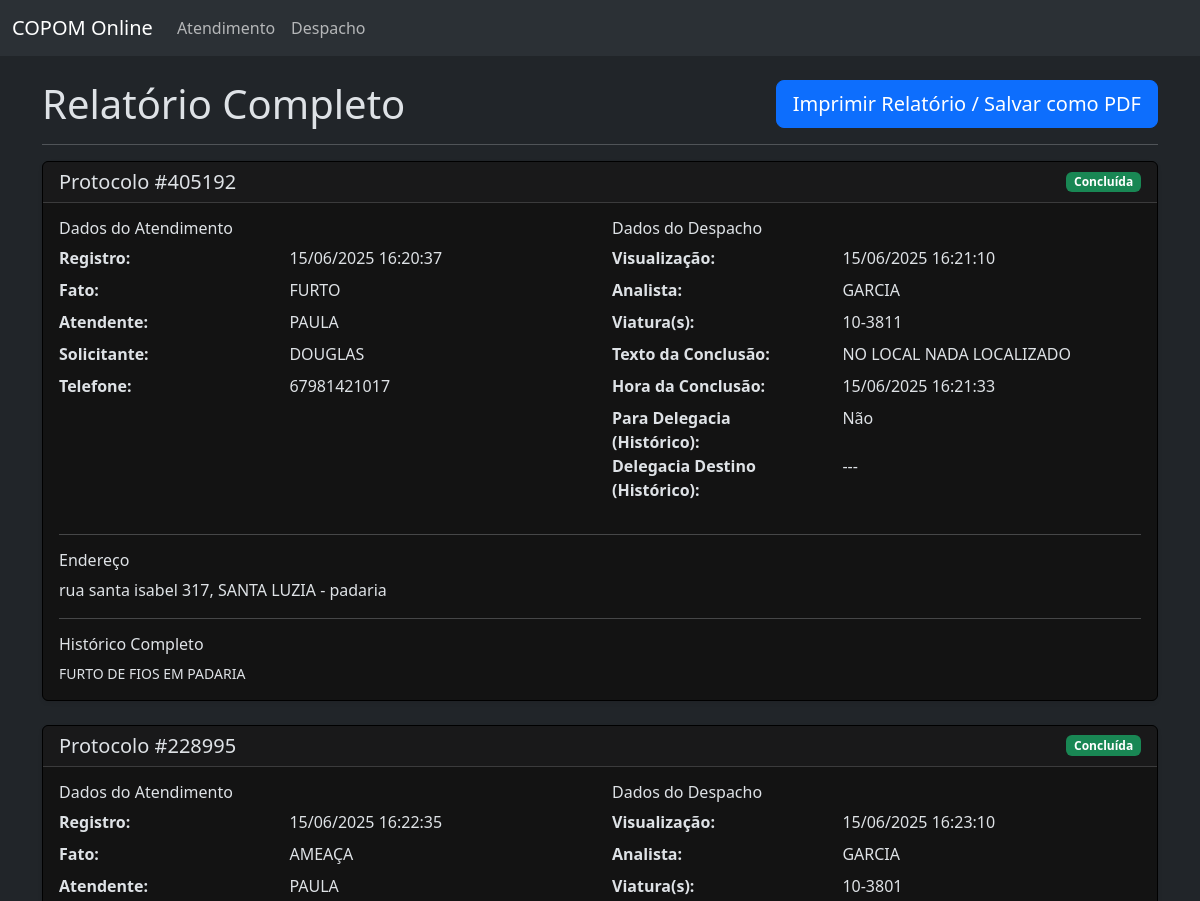
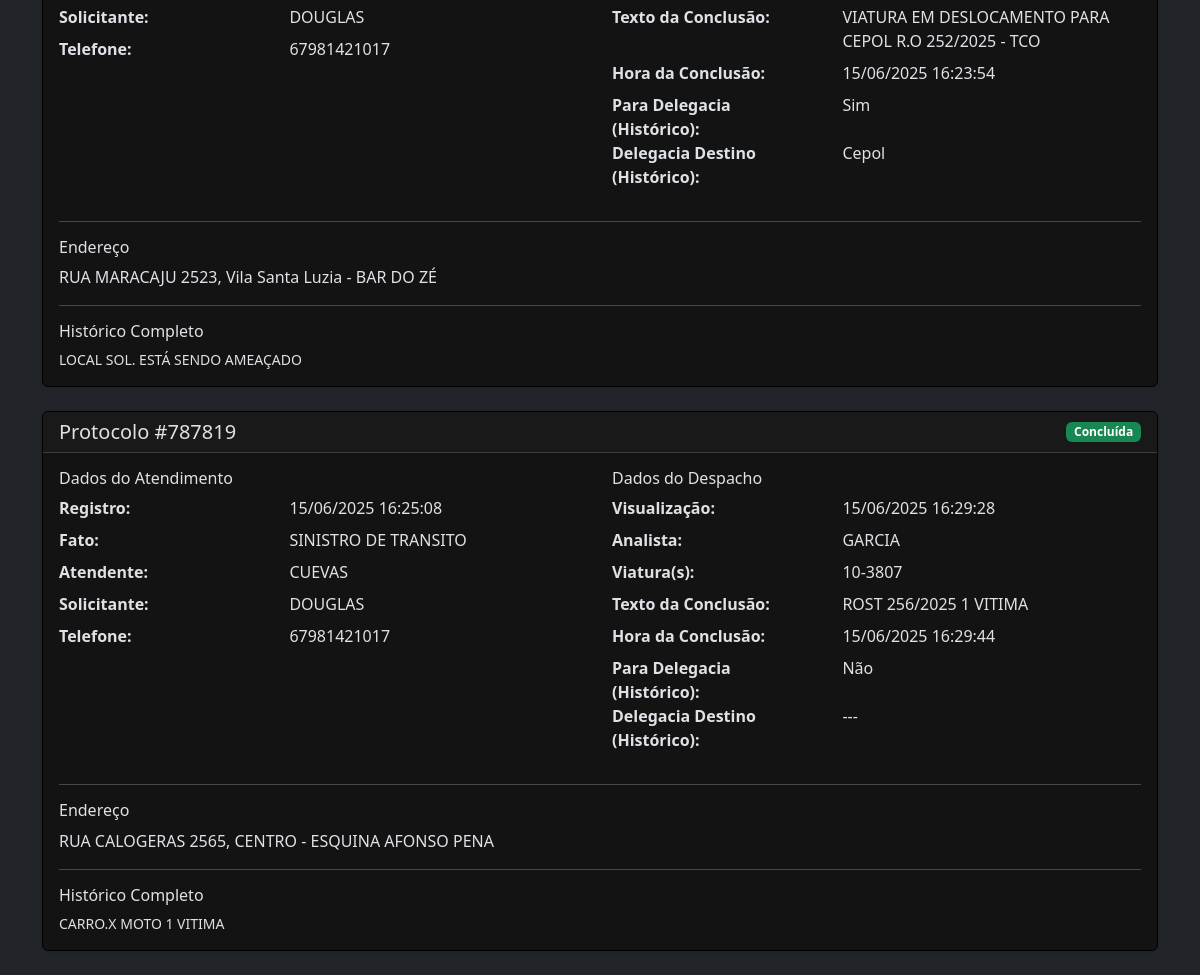
Page /relatorio/completo on the committed database (2 pictures, top to bottom).
### app/models.py (models this page shows)
class Ocorrencia(Base):
    __tablename__ = "ocorrencias"
    id = Column(Integer, primary_key=True, index=True)
    data_registro = Column(DateTime(timezone=True), server_default=func.now())
    protocolo = Column(String(10), unique=True, index=True, nullable=False)
    logradouro = Column(String(255), nullable=False)
    bairro = Column(String(100), nullable=True)
    referencia = Column(String(255), nullable=True)
    solicitante = Column(String(150), nullable=True)
    fato = Column(String(150), nullable=False)
    telefone = Column(String(20), nullable=False)
    atendente = Column(String(100), nullable=False)
    empenho_pm = Column(Boolean, default=False)
    empenho_bm = Column(Boolean, default=False)
    empenho_pc = Column(Boolean, default=False)
    viatura = Column(String(100), nullable=True)
    hora_visualizacao = Column(DateTime(timezone=True), nullable=True)
    analista_empenho = Column(String(100), nullable=True)
    para_delegacia = Column(Boolean, default=False, nullable=False)
    delegacia_destino = Column(String(100), nullable=True)
    batalhao_area = Column(String(50), nullable=True)
    historico = Column(Text, nullable=False)
    conclusao = Column(Text, nullable=True)
    hora_conclusao = Column(DateTime(timezone=True), nullable=True)
    historico_delegacia_flag = Column(Boolean, default=False)
    historico_delegacia_nome = Column(String(100), nullable=True)

### app/main.py (the view)
@app.get("/relatorio/completo", response_class=HTMLResponse)
async def pagina_relatorio_completo(request: Request, db: Session = Depends(get_db)):
    ocorrencias = crud.get_ocorrencias(db)
    return templates.TemplateResponse("relatorio_completo.html", {"request": request, "ocorrencias": ocorrencias})

### templates/relatorio_completo.html (shortened to what this page needs)
{% extends "base.html" %}
{% block content %}
    <div class="d-flex justify-content-between align-items-center no-print mb-3">
        <h1 class="mb-0">Relatório Completo</h1>
        <button class="btn btn-primary btn-lg" onclick="window.print()">
            Imprimir Relatório / Salvar como PDF
        </button>
    </div>
    <hr class="no-print">
    {% for oco in ocorrencias %}
        <div class="card shadow-sm mb-4" style="page-break-inside: avoid;">
            <div class="card-header d-flex justify-content-between align-items-center">
                <h5 class="mb-0">Protocolo #{{ oco.protocolo }}</h5>
                <span class="badge
                    {% if oco.para_delegacia %} bg-warning text-dark
                    {% elif oco.conclusao %} bg-success
                    {% else %} bg-danger
                    {% endif %}">
                    {% if oco.para_delegacia %}
                        Delegacia
                    {% elif oco.conclusao %}
                        Concluída
                    {% else %}
                        Pendente
                    {% endif %}
                </span>
            </div>
            <div class="card-body">
                <div class="row">
                    <div class="col-md-6">
                        <h6>Dados do Atendimento</h6>
                        <dl class="row">
                            <dt class="col-5">Registro:</dt>
                            <dd class="col-7">{{ to_local(oco.data_registro) }}</dd>
                            <dt class="col-5">Fato:</dt>
                            <dd class="col-7">{{ oco.fato }}</dd>
                            <dt class="col-5">Atendente:</dt>
                            <dd class="col-7">{{ oco.atendente }}</dd>
                            <dt class="col-5">Solicitante:</dt>
                            <dd class="col-7">{{ oco.solicitante or '---' }}</dd>
                            <dt class="col-5">Telefone:</dt>
                            <dd class="col-7">{{ oco.telefone }}</dd>
                        </dl>
                    </div>
                    <div class="col-md-6">
                        <h6>Dados do Despacho</h6>
                        <dl class="row">
                            <dt class="col-5">Visualização:</dt>
                            <dd class="col-7">{{ to_local(oco.hora_visualizacao) or '---' }}</dd>
                            <dt class="col-5">Analista:</dt>
                            <dd class="col-7">{{ oco.analista_empenho or '---' }}</dd>
                            <dt class="col-5">Viatura(s):</dt>
                            <dd class="col-7">{{ oco.viatura or '---' }}</dd>
                            <dt class="col-5">Texto da Conclusão:</dt>
                            <dd class="col-7">{{ oco.conclusao or '---' }}</dd>
                            <dt class="col-5">Hora da Conclusão:</dt>
                            <dd class="col-7">{{ to_local(oco.hora_conclusao) or '---' }}</dd>
                            <dt class="col-5">Para Delegacia (Histórico):</dt>
                            <dd class="col-7">{{ "Sim" if oco.historico_delegacia_flag else "Não" }}</dd>
                            <dt class="col-5">Delegacia Destino (Histórico):</dt>
                            <dd class="col-7">{{ oco.historico_delegacia_nome or '---' }}</dd>
                        </dl>
                    </div>
                </div>
                <hr>
                <h6>Endereço</h6>
                <p class="card-text">{{ oco.logradouro }}, {{ oco.bairro or 'Bairro não informado' }}{% if oco.referencia %} - {{ oco.referencia }}{% endif %}</p>
                <hr>
                <h6>Histórico Completo</h6>
                <pre class="card-text" style="white-space: pre-wrap; font-family: inherit;">{{ oco.historico }}</pre>
            </div>
        </div>
    {% endfor %}
{% endblock %}

### templates/base.html (style rules this page uses)
body { background-image: url('/static/images/fundo.jpg'); background-size: cover; background-position: center center; background-repeat: no-repeat; background-attachment: fixed; }
.card { background-color: #131313; border: 1px solid #000000; }

### rows in the picture
Ocorrencia: protocolo "405192", para_delegacia "Concluída", data_registro "15/06/2025 16:20:37", fato "FURTO", atendente "PAULA", solicitante "DOUGLAS", telefone "67981421017", hora_visualizacao "15/06/2025 16:21:10", analista_empenho "GARCIA", viatura "10-3811", conclusao "NO LOCAL NADA LOCALIZADO", hora_conclusao "15/06/2025 16:21:33", historico_delegacia_flag "Não", historico_delegacia_nome "---", logradouro "rua santa isabel 317", bairro "SANTA LUZIA", referencia "padaria", historico "FURTO DE FIOS EM PADARIA"
Ocorrencia: protocolo "228995", para_delegacia "Concluída", data_registro "15/06/2025 16:22:35", fato "AMEAÇA", atendente "PAULA", solicitante "DOUGLAS", telefone "67981421017", hora_visualizacao "15/06/2025 16:23:10", analista_empenho "GARCIA", viatura "10-3801", conclusao "VIATURA EM DESLOCAMENTO PARA CEPOL R.O 252/2025 - TCO", hora_conclusao "15/06/2025 16:23:54", historico_delegacia_flag "Sim", historico_delegacia_nome "Cepol", logradouro "RUA MARACAJU 2523", bairro "Vila Santa Luzia", referencia "BAR DO ZÉ", historico "LOCAL SOL. ESTÁ SENDO AMEAÇADO"
Ocorrencia: protocolo "787819", para_delegacia "Concluída", data_registro "15/06/2025 16:25:08", fato "SINISTRO DE TRANSITO", atendente "CUEVAS", solicitante "DOUGLAS", telefone "67981421017", hora_visualizacao "15/06/2025 16:29:28", analista_empenho "GARCIA", viatura "10-3807", conclusao "ROST 256/2025 1 VITIMA", hora_conclusao "15/06/2025 16:29:44", historico_delegacia_flag "Não", historico_delegacia_nome "---", logradouro "RUA CALOGERAS 2565", bairro "CENTRO", referencia "ESQUINA AFONSO PENA", historico "CARRO.X MOTO 1 VITIMA"
